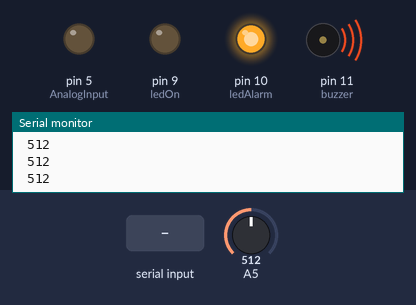
Bench run of a sketch on a simulated Arduino Uno, built with avr-gcc and run on an emulated ATmega328P. On the bench: output pins drawn as LEDs (lit = HIGH), buzzer (waves = sounding), the last lines printed to the serial monitor. Inputs (shaded band) come from the test bench; at power-on: A5 = 512.

Above: at 1.2 s.
1.3 s: "1" received over Serial
At 1.9 s:
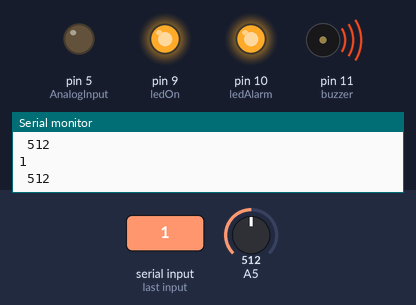
3.0 s: A5 set to 511
At 4.2 s:
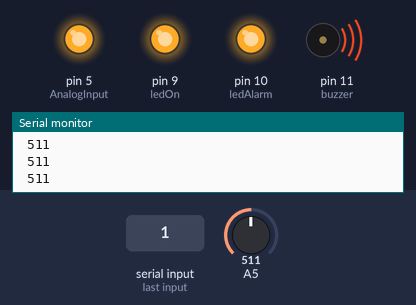
4.5 s: A5 set to 306
At 5.9 s:
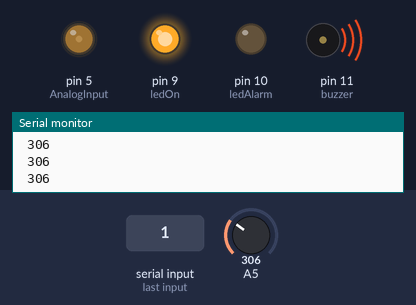
7.5 s: "0" received over Serial
At 8.0 s:
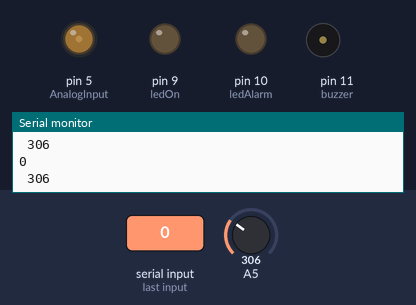
9.0 s: A5 set to 122
At 10.2 s:
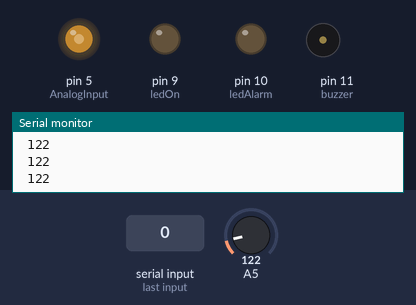
10.5 s: A5 set to 716
At 11.9 s:
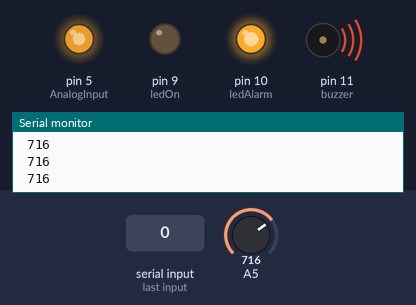
Timing chart, 0 to 13.5 s (numbered marks = the images above; inputs shaded):
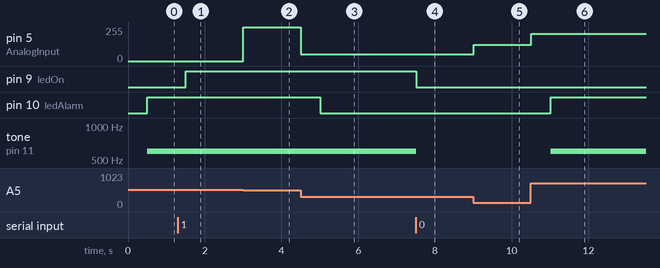

Measured:
- the behaviour switches between 512 and 511 on A5 (found by bisection; images 1 and 2)
- after the input at 1.3 s, pin 9 (ledOn): LOW → HIGH after 0.20 s
- after the input at 3.0 s, pin 5 (AnalogInput): 0/255 → 255/255 at once
- after the input at 4.5 s, pin 5 (AnalogInput): 255/255 → 50/255 at once; pin 10 (ledAlarm): HIGH → LOW after 0.51 s
- after the input at 7.5 s, pin 9 (ledOn): HIGH → LOW at once
- after the input at 9.0 s, pin 5 (AnalogInput): 50/255 → 122/255 at once
- after the input at 10.5 s, pin 5 (AnalogInput): 122/255 → 204/255 at once; pin 10 (ledAlarm): LOW → HIGH after 0.51 s; tone on pin 11 (buzzer): silent → 600 Hz after 0.51 s

The sketch:

Arduino_Code_File.ino
```cpp
/* Smartphone Alarm via Bluetooth with Arduino */


int AnalogInput = 5;    // select the analog input pin
int SensorValue = 0;    // variable to store the value coming from the sensor
int buzzer=11;           // Output pin for the buzzer
int ledOn = 9;          // define pin 9 of the arduino
int ledAlarm = 10;      // define pin 10 of the arduino
int Alarma = 500;
String readString;


void setup() {
  Serial.begin(9600);         // intialize communication at 9600 bps
  digitalWrite(buzzer,LOW);   // define buzzer as a digital output
  pinMode(ledOn,OUTPUT);
  pinMode(ledAlarm,OUTPUT);

}

void loop() {

  // NOW WE CHECK IF OUR BLUETOOTH MODULE IS ON OR OFF
  while(Serial.available()){
    delay(3);
    char text = Serial.read();
    readString += text;
  }
  if(readString.length() > 0){
    Serial.println(readString);
    if(readString == "1")          // 1 as "on"
    {
      digitalWrite(ledOn, HIGH);
    }
    if(readString == "0")          // 0 as "off"
    {
      digitalWrite(ledOn, LOW);
    }
    readString = "";
  }

  SensorValue = analogRead(AnalogInput);    // read the value from the sensor
  analogWrite(AnalogInput,SensorValue);
  Serial.print(" ");
  Serial.println(SensorValue);  // show the value in Monitor Serial and Smartphone

  delay(500);


  if(SensorValue >= Alarma){     // if the SensorValue is higher than ALARMA

    digitalWrite(ledAlarm, HIGH);
    tone(buzzer,600,3000);
  }

  else
    digitalWrite(ledAlarm, LOW);

}
```
